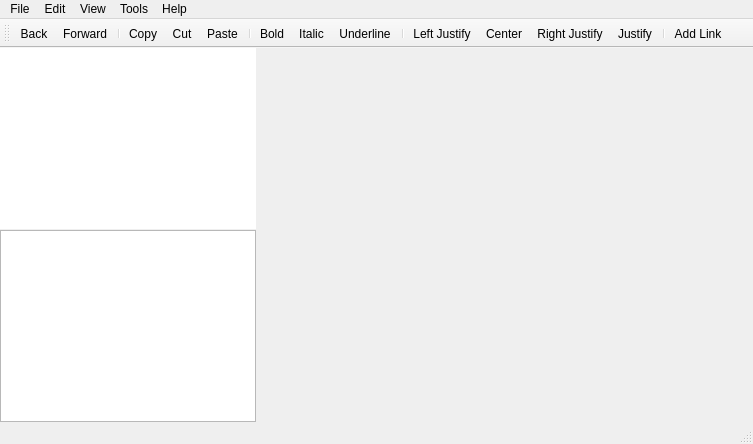
<?xml version="1.0" encoding="UTF-8"?>
<ui version="4.0">
 <class>MainWindow</class>
 <widget class="QMainWindow" name="MainWindow">
  <property name="geometry">
   <rect>
    <x>0</x>
    <y>0</y>
    <width>753</width>
    <height>444</height>
   </rect>
  </property>
  <property name="windowTitle">
   <string>Note Pages</string>
  </property>
  <property name="windowIcon">
   <iconset resource="../notePages.qrc">
    <normaloff>:/images/icon.png</normaloff>:/images/icon.png</iconset>
  </property>
  <widget class="QWidget" name="centralWidget">
   <layout class="QVBoxLayout" name="verticalLayout">
    <property name="margin">
     <number>0</number>
    </property>
    <item>
     <widget class="QSplitter" name="splitter_2">
      <property name="orientation">
       <enum>Qt::Horizontal</enum>
      </property>
      <property name="opaqueResize">
       <bool>false</bool>
      </property>
      <property name="handleWidth">
       <number>1</number>
      </property>
      <property name="childrenCollapsible">
       <bool>false</bool>
      </property>
      <widget class="QSplitter" name="splitter">
       <property name="orientation">
        <enum>Qt::Vertical</enum>
       </property>
       <property name="opaqueResize">
        <bool>false</bool>
       </property>
       <property name="handleWidth">
        <number>1</number>
       </property>
       <property name="childrenCollapsible">
        <bool>false</bool>
       </property>
       <widget class="QTreeWidget" name="pageTree">
        <property name="sizePolicy">
         <sizepolicy hsizetype="Minimum" vsizetype="Expanding">
          <horstretch>0</horstretch>
          <verstretch>0</verstretch>
         </sizepolicy>
        </property>
        <property name="frameShape">
         <enum>QFrame::NoFrame</enum>
        </property>
        <property name="frameShadow">
         <enum>QFrame::Plain</enum>
        </property>
        <property name="lineWidth">
         <number>1</number>
        </property>
        <property name="dragEnabled">
         <bool>true</bool>
        </property>
        <property name="dragDropMode">
         <enum>QAbstractItemView::DragDrop</enum>
        </property>
        <property name="defaultDropAction">
         <enum>Qt::MoveAction</enum>
        </property>
        <property name="iconSize">
         <size>
          <width>32</width>
          <height>32</height>
         </size>
        </property>
        <property name="rootIsDecorated">
         <bool>true</bool>
        </property>
        <attribute name="headerVisible">
         <bool>false</bool>
        </attribute>
        <column>
         <property name="text">
          <string notr="true">Pages</string>
         </property>
        </column>
       </widget>
       <widget class="QListWidget" name="iconList">
        <property name="sizePolicy">
         <sizepolicy hsizetype="Expanding" vsizetype="Fixed">
          <horstretch>0</horstretch>
          <verstretch>0</verstretch>
         </sizepolicy>
        </property>
        <property name="iconSize">
         <size>
          <width>24</width>
          <height>24</height>
         </size>
        </property>
       </widget>
      </widget>
      <widget class="QTabWidget" name="tabWidget">
       <property name="sizePolicy">
        <sizepolicy hsizetype="Expanding" vsizetype="Expanding">
         <horstretch>10</horstretch>
         <verstretch>0</verstretch>
        </sizepolicy>
       </property>
       <property name="tabShape">
        <enum>QTabWidget::Rounded</enum>
       </property>
       <property name="currentIndex">
        <number>-1</number>
       </property>
       <property name="usesScrollButtons">
        <bool>true</bool>
       </property>
       <property name="documentMode">
        <bool>true</bool>
       </property>
       <property name="tabsClosable">
        <bool>true</bool>
       </property>
       <property name="movable">
        <bool>true</bool>
       </property>
      </widget>
     </widget>
    </item>
   </layout>
  </widget>
  <widget class="QMenuBar" name="menuBar">
   <property name="geometry">
    <rect>
     <x>0</x>
     <y>0</y>
     <width>753</width>
     <height>22</height>
    </rect>
   </property>
   <widget class="QMenu" name="menuFile">
    <property name="title">
     <string>File</string>
    </property>
    <addaction name="actionNew"/>
    <addaction name="actionOpen"/>
    <addaction name="separator"/>
    <addaction name="actionSave"/>
    <addaction name="actionClose"/>
    <addaction name="separator"/>
    <addaction name="actionExport"/>
    <addaction name="separator"/>
    <addaction name="actionQuit"/>
   </widget>
   <widget class="QMenu" name="menuEdit">
    <property name="title">
     <string>Edit</string>
    </property>
    <addaction name="actionCut"/>
    <addaction name="actionCopy"/>
    <addaction name="actionPaste"/>
   </widget>
   <widget class="QMenu" name="menuView">
    <property name="title">
     <string>View</string>
    </property>
   </widget>
   <widget class="QMenu" name="menuHelp">
    <property name="title">
     <string>Help</string>
    </property>
    <addaction name="actionAboutNotePages"/>
   </widget>
   <widget class="QMenu" name="menuTools">
    <property name="title">
     <string>Tools</string>
    </property>
    <addaction name="actionOptions"/>
   </widget>
   <addaction name="menuFile"/>
   <addaction name="menuEdit"/>
   <addaction name="menuView"/>
   <addaction name="menuTools"/>
   <addaction name="menuHelp"/>
  </widget>
  <widget class="QToolBar" name="mainToolBar">
   <attribute name="toolBarArea">
    <enum>TopToolBarArea</enum>
   </attribute>
   <attribute name="toolBarBreak">
    <bool>false</bool>
   </attribute>
   <addaction name="actionBack"/>
   <addaction name="actionForward"/>
   <addaction name="separator"/>
   <addaction name="actionCopy"/>
   <addaction name="actionCut"/>
   <addaction name="actionPaste"/>
   <addaction name="separator"/>
   <addaction name="actionBold"/>
   <addaction name="actionItalic"/>
   <addaction name="actionUnderline"/>
   <addaction name="separator"/>
   <addaction name="actionLeftJustify"/>
   <addaction name="actionCenterJustify"/>
   <addaction name="actionRightJustify"/>
   <addaction name="actionJustify"/>
   <addaction name="separator"/>
   <addaction name="actionAddLink"/>
  </widget>
  <widget class="QStatusBar" name="statusBar"/>
  <action name="actionOpen">
   <property name="icon">
    <iconset resource="../notePages.qrc">
     <normaloff>:/images/fileopen.svgz</normaloff>:/images/fileopen.svgz</iconset>
   </property>
   <property name="text">
    <string>Open</string>
   </property>
   <property name="shortcut">
    <string>Ctrl+O</string>
   </property>
  </action>
  <action name="actionSave">
   <property name="icon">
    <iconset resource="../notePages.qrc">
     <normaloff>:/images/filesave.svgz</normaloff>:/images/filesave.svgz</iconset>
   </property>
   <property name="text">
    <string>Save</string>
   </property>
   <property name="shortcut">
    <string>Ctrl+S</string>
   </property>
  </action>
  <action name="actionClose">
   <property name="text">
    <string>Close</string>
   </property>
   <property name="shortcut">
    <string>Ctrl+W</string>
   </property>
  </action>
  <action name="actionQuit">
   <property name="text">
    <string>Quit</string>
   </property>
   <property name="shortcut">
    <string>Ctrl+Q</string>
   </property>
  </action>
  <action name="actionExport">
   <property name="icon">
    <iconset resource="../notePages.qrc">
     <normaloff>:/images/document_export.svgz</normaloff>:/images/document_export.svgz</iconset>
   </property>
   <property name="text">
    <string>Export</string>
   </property>
  </action>
  <action name="actionCopy">
   <property name="icon">
    <iconset resource="../notePages.qrc">
     <normaloff>:/images/edit_copy.svgz</normaloff>:/images/edit_copy.svgz</iconset>
   </property>
   <property name="text">
    <string>Copy</string>
   </property>
   <property name="shortcut">
    <string>Ctrl+C</string>
   </property>
  </action>
  <action name="actionCut">
   <property name="icon">
    <iconset resource="../notePages.qrc">
     <normaloff>:/images/edit_cut.svgz</normaloff>:/images/edit_cut.svgz</iconset>
   </property>
   <property name="text">
    <string>Cut</string>
   </property>
   <property name="shortcut">
    <string>Ctrl+X</string>
   </property>
  </action>
  <action name="actionPaste">
   <property name="icon">
    <iconset resource="../notePages.qrc">
     <normaloff>:/images/edit_paste.svgz</normaloff>:/images/edit_paste.svgz</iconset>
   </property>
   <property name="text">
    <string>Paste</string>
   </property>
   <property name="shortcut">
    <string>Ctrl+V</string>
   </property>
  </action>
  <action name="actionAboutNotePages">
   <property name="text">
    <string>About Note Pages</string>
   </property>
  </action>
  <action name="actionOptions">
   <property name="text">
    <string>Options</string>
   </property>
  </action>
  <action name="actionBold">
   <property name="checkable">
    <bool>true</bool>
   </property>
   <property name="icon">
    <iconset resource="../notePages.qrc">
     <normaloff>:/images/text_bold.svgz</normaloff>:/images/text_bold.svgz</iconset>
   </property>
   <property name="text">
    <string>Bold</string>
   </property>
  </action>
  <action name="actionItalic">
   <property name="checkable">
    <bool>true</bool>
   </property>
   <property name="icon">
    <iconset resource="../notePages.qrc">
     <normaloff>:/images/text_italic.svgz</normaloff>:/images/text_italic.svgz</iconset>
   </property>
   <property name="text">
    <string>Italic</string>
   </property>
  </action>
  <action name="actionUnderline">
   <property name="checkable">
    <bool>true</bool>
   </property>
   <property name="icon">
    <iconset resource="../notePages.qrc">
     <normaloff>:/images/text_under.svgz</normaloff>:/images/text_under.svgz</iconset>
   </property>
   <property name="text">
    <string>Underline</string>
   </property>
  </action>
  <action name="actionLeftJustify">
   <property name="checkable">
    <bool>true</bool>
   </property>
   <property name="icon">
    <iconset resource="../notePages.qrc">
     <normaloff>:/images/text_left.svgz</normaloff>:/images/text_left.svgz</iconset>
   </property>
   <property name="text">
    <string>Left Justify</string>
   </property>
  </action>
  <action name="actionRightJustify">
   <property name="checkable">
    <bool>true</bool>
   </property>
   <property name="icon">
    <iconset resource="../notePages.qrc">
     <normaloff>:/images/text_right.svgz</normaloff>:/images/text_right.svgz</iconset>
   </property>
   <property name="text">
    <string>Right Justify</string>
   </property>
  </action>
  <action name="actionCenterJustify">
   <property name="checkable">
    <bool>true</bool>
   </property>
   <property name="icon">
    <iconset resource="../notePages.qrc">
     <normaloff>:/images/text_center.svgz</normaloff>:/images/text_center.svgz</iconset>
   </property>
   <property name="text">
    <string>Center</string>
   </property>
  </action>
  <action name="actionJustify">
   <property name="checkable">
    <bool>true</bool>
   </property>
   <property name="icon">
    <iconset resource="../notePages.qrc">
     <normaloff>:/images/text_block.svgz</normaloff>:/images/text_block.svgz</iconset>
   </property>
   <property name="text">
    <string>Justify</string>
   </property>
  </action>
  <action name="actionOrderedList">
   <property name="text">
    <string>Ordered List</string>
   </property>
  </action>
  <action name="actionUnorderedList">
   <property name="text">
    <string>Unordered List</string>
   </property>
  </action>
  <action name="actionInsertTable">
   <property name="text">
    <string>Insert Table</string>
   </property>
  </action>
  <action name="actionNew">
   <property name="icon">
    <iconset resource="../notePages.qrc">
     <normaloff>:/images/filenew.svgz</normaloff>:/images/filenew.svgz</iconset>
   </property>
   <property name="text">
    <string>New...</string>
   </property>
   <property name="toolTip">
    <string>New document</string>
   </property>
   <property name="shortcut">
    <string>Ctrl+N</string>
   </property>
  </action>
  <action name="actionAddLink">
   <property name="icon">
    <iconset resource="../notePages.qrc">
     <normaloff>:/images/insert_link.svgz</normaloff>:/images/insert_link.svgz</iconset>
   </property>
   <property name="text">
    <string>Add Link</string>
   </property>
  </action>
  <action name="actionBack">
   <property name="icon">
    <iconset resource="../notePages.qrc">
     <normaloff>:/images/back.svgz</normaloff>:/images/back.svgz</iconset>
   </property>
   <property name="text">
    <string>Back</string>
   </property>
  </action>
  <action name="actionForward">
   <property name="icon">
    <iconset resource="../notePages.qrc">
     <normaloff>:/images/forward.svgz</normaloff>:/images/forward.svgz</iconset>
   </property>
   <property name="text">
    <string>Forward</string>
   </property>
  </action>
 </widget>
 <layoutdefault spacing="6" margin="11"/>
 <resources>
  <include location="../notePages.qrc"/>
 </resources>
 <connections/>
</ui>
